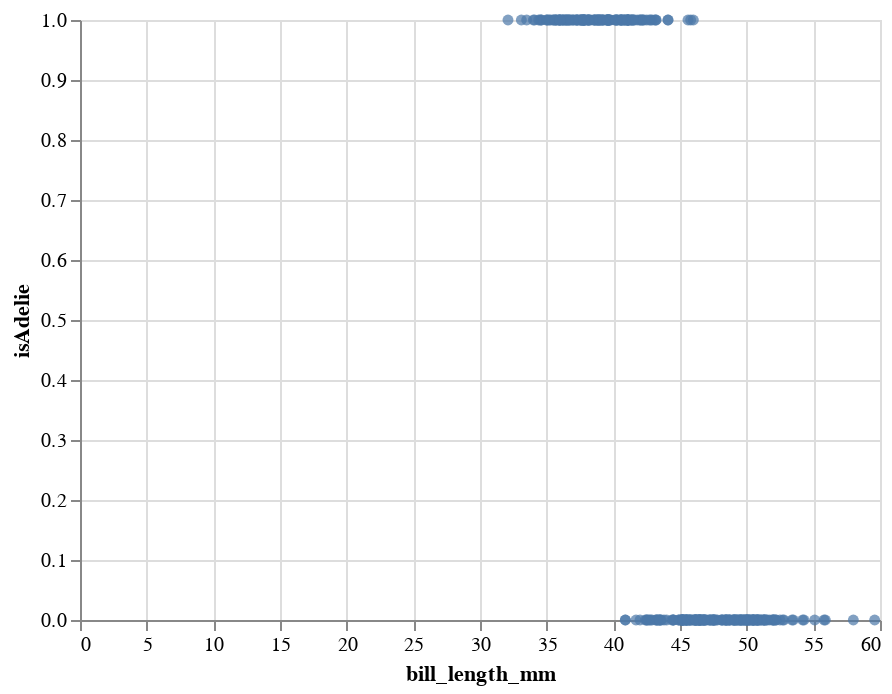

Notebook code cell kept with this figure:
### Code cell
c

### Figure 1 — Vega-Lite specification as saved in the notebook (floating-point values rounded to 4 significant figures; data arrays with more than 128 entries replaced by an {"elided": "..."} marker saying what was removed)
{"config": {"view": {"continuousWidth": 400, "continuousHeight": 300}}, "data": {"name": "data-529cde912621cfec971b5e7aaeea9280"}, "mark": "circle", "encoding": {"x": {"field": "bill_length_mm", "type": "quantitative"}, "y": {"field": "isAdelie", "type": "quantitative"}}, "$schema": "https://vega.github.io/schema/vega-lite/v4.17.0.json", "datasets": {"data-529cde912621cfec971b5e7aaeea9280": {"elided": "342 records"}}}
